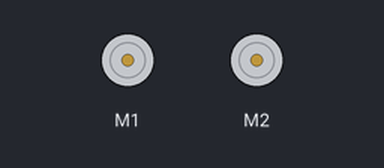
Simulated run of this sketch. Board: Arduino Uno, built with avr-gcc and run on an emulated ATmega328P. On the bench: 2 × DC motor (green arrow = forward, orange = backward, longer = faster). What the sketch prints to the serial monitor is not drawn.

Above: at 10.7 s.
Timing chart, 0 to 14.6 s (numbered marks = the images above):
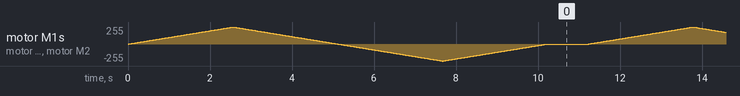

The sketch:

DCMotorsTogether.ino
```cpp
#include <Adafruit_MotorShield.h>

Adafruit_MotorShield  AFMS   = Adafruit_MotorShield();
Adafruit_DCMotor *motorLeft  = AFMS.getMotor(1);
Adafruit_DCMotor *motorRight = AFMS.getMotor(2);

void setup() {
  Serial.begin(9600);           // set up Serial library at 9600 bps
  Serial.println("Adafruit Motorshield v2 - DC Motor test!");

  if (!AFMS.begin()) {         // create with the default frequency 1.6KHz
  // if (!AFMS.begin(1000)) {  // OR with a different frequency, say 1KHz
    Serial.println("Could not find Motor Shield. Check wiring.");
    while (1);
  }
  Serial.println("Motor Shield found.");

  // Set the speed to start, from 0 (off) to 255 (max speed)
  motorLeft -> setSpeed(150);
  motorRight-> setSpeed(150);
  motorLeft -> run(FORWARD);
  motorRight-> run(FORWARD);
  // turn on motor
  motorLeft -> run(RELEASE);
  motorRight-> run(RELEASE);
}

void loop() {
  uint8_t i;
  Serial.print("tick");

  motorLeft  -> run(FORWARD);
  motorRight -> run(FORWARD);
  for (i=0; i<255; i++) {
    motorLeft -> setSpeed(i);
    motorRight-> setSpeed(i);
    delay(10);
  }
  for (i=255; i!=0; i--) {
    motorLeft -> setSpeed(i);
    motorRight-> setSpeed(i);
    delay(10);
  }

  Serial.print("tock");
  motorLeft  -> run(BACKWARD);
  motorRight -> run(BACKWARD);
  for (i=0; i<255; i++) {
    motorLeft -> setSpeed(i);
    motorRight-> setSpeed(i);
    delay(10);
  }
  for (i=255; i!=0; i--) {
    motorLeft -> setSpeed(i);
    motorRight-> setSpeed(i);
    delay(10);
  }
  Serial.print("tech");
  motorLeft  -> run(RELEASE);
  motorRight -> run(RELEASE);
  delay(1000);
}
```
